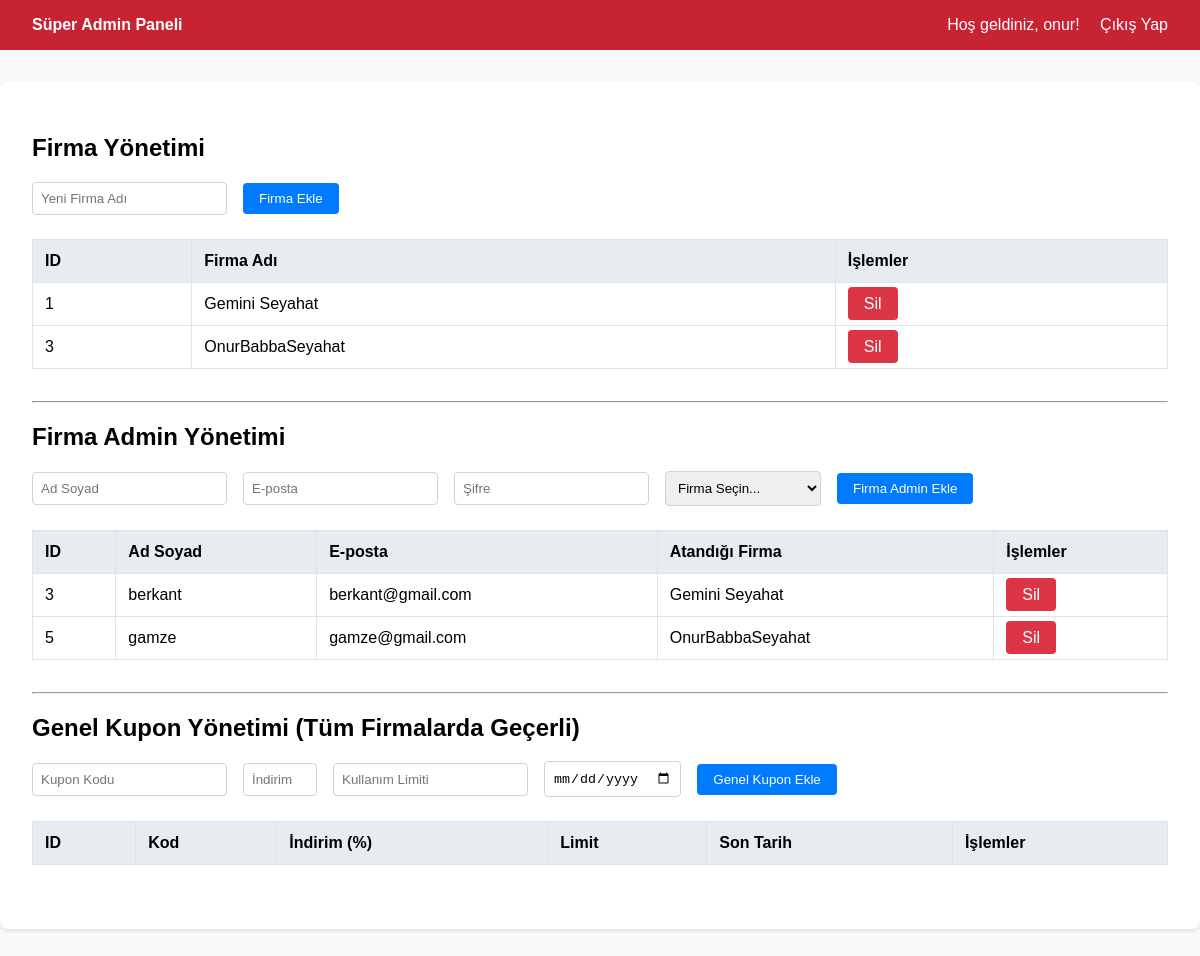
Page /index.php?page=admin_panel (signed in) on the earlier database version.
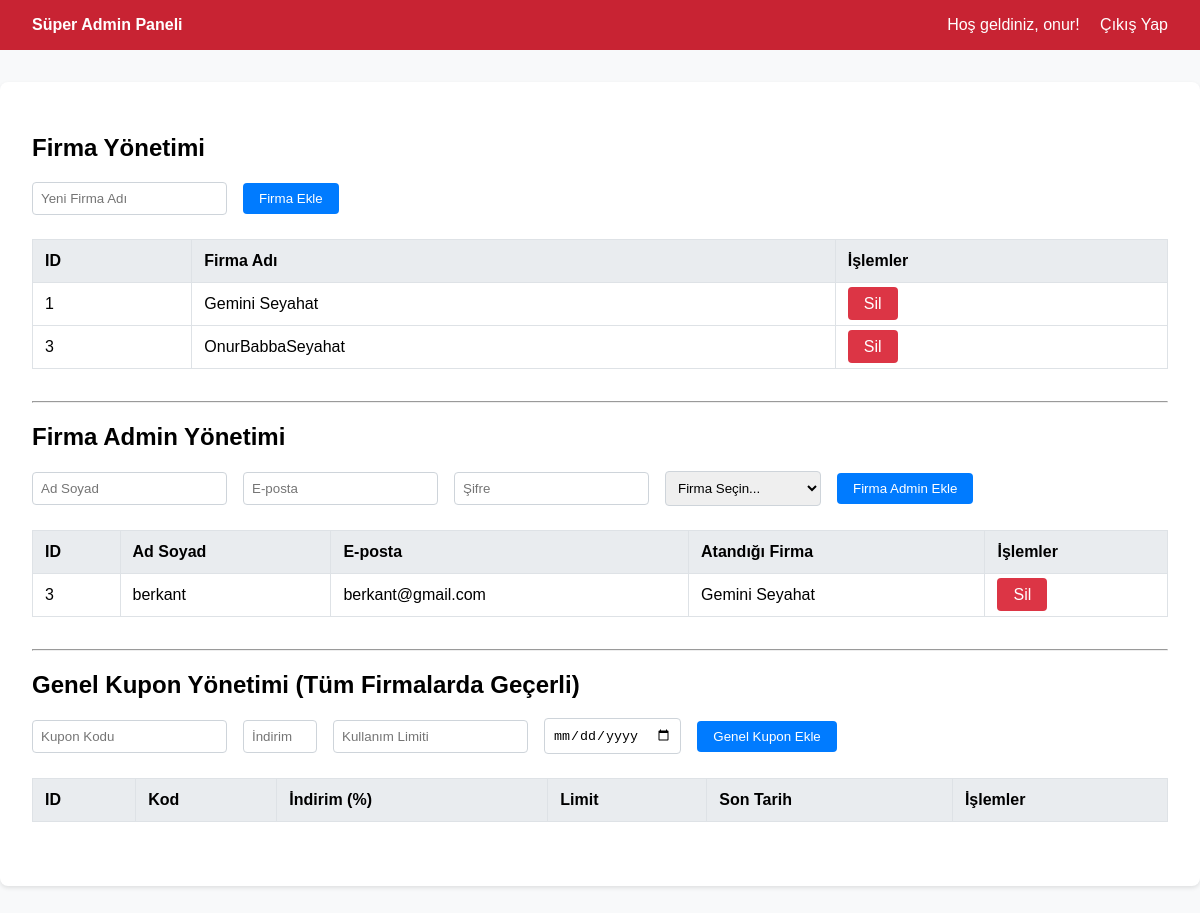
Same page on the later database version.
### tables this page shows
CREATE TABLE "companies" (
"id" INTEGER PRIMARY KEY AUTOINCREMENT,
"name" TEXT NOT NULL UNIQUE,
"created_at" TEXT DEFAULT CURRENT_TIMESTAMP
);

CREATE TABLE "users" (
"id" INTEGER PRIMARY KEY AUTOINCREMENT,
"name" TEXT NOT NULL,
"email" TEXT NOT NULL UNIQUE,
"password" TEXT NOT NULL,
"credit" REAL DEFAULT 0.0,
"role" TEXT NOT NULL DEFAULT 'user',
"company_id" INTEGER,
"created_at" TEXT DEFAULT CURRENT_TIMESTAMP
);

### views/admin_panel.php (the view, shortened to what this page needs)
<?php
require_once __DIR__ . '/../config/database.php';
$companies = $pdo->query("SELECT * FROM companies ORDER BY name")->fetchAll();
$stmt_admins = $pdo->query(
    "SELECT u.id, u.name, u.email, c.name as company_name
     FROM users u
     LEFT JOIN companies c ON u.company_id = c.id
     WHERE u.role = 'firma_admin'
     ORDER BY u.name"
);
$company_admins = $stmt_admins->fetchAll();
?>
<!DOCTYPE html>
<html lang="tr">
<head>
</head>
<body>
    <nav class="navbar">
        <a href="/index.php?page=admin_panel" style="font-weight: bold;">Süper Admin Paneli</a>
        <div>
            <span>Hoş geldiniz, <?php echo htmlspecialchars($_SESSION['user_name']); ?>!</span>
            <a href="/index.php?action=logout">Çıkış Yap</a>
        </div>
    </nav>
    <div class="container">
        <div class="section">
            <h2>Firma Yönetimi</h2>
            <form action="/index.php?action=add_company" method="POST" class="form-inline">
                <input type="text" name="company_name" placeholder="Yeni Firma Adı" required>
                <button type="submit" class="btn btn-primary">Firma Ekle</button>
            </form>
            <table>
                <thead><tr><th>ID</th><th>Firma Adı</th><th>İşlemler</th></tr></thead>
                <tbody>
                    <?php foreach ($companies as $company): ?>
                        <tr>
                            <td><?php echo htmlspecialchars($company['id']); ?></td>
                            <td><?php echo htmlspecialchars($company['name']); ?></td>
                            <td><a href="/index.php?action=delete_company&company_id=<?php echo $company['id']; ?>" class="btn btn-danger" onclick="return confirm('Bu firmayı silmek istediğinizden emin misiniz? Bu firmaya ait TÜM seferler ve biletler kalıcı olarak silinecektir!');">Sil</a></td>
                        </tr>
                    <?php endforeach; ?>
                </tbody>
            </table>
        </div>
        <hr>
        <div class="section">
            <h2>Firma Admin Yönetimi</h2>
            <form action="/index.php?action=add_company_admin" method="POST" class="form-inline">
                <input type="text" name="name" placeholder="Ad Soyad" required>
                <input type="email" name="email" placeholder="E-posta" required>
                <input type="password" name="password" placeholder="Şifre" required>
                <select name="company_id" required>
                    <option value="">Firma Seçin...</option>
                </select>
                <button type="submit" class="btn btn-primary">Firma Admin Ekle</button>
            </form>
            <table>
                <thead><tr><th>ID</th><th>Ad Soyad</th><th>E-posta</th><th>Atandığı Firma</th><th>İşlemler</th></tr></thead>
                <tbody>
                    <?php foreach ($company_admins as $admin): ?>
                        <tr>
                            <td><?php echo htmlspecialchars($admin['id']); ?></td>
                            <td><?php echo htmlspecialchars($admin['name']); ?></td>
                            <td><?php echo htmlspecialchars($admin['email']); ?></td>
                            <td><?php echo htmlspecialchars($admin['company_name'] ?? 'Atanmamış'); ?></td>
                            <td><a href="/index.php?action=delete_company_admin&user_id=<?php echo $admin['id']; ?>" class="btn btn-danger" onclick="return confirm('Bu firma admini kullanıcısını kalıcı olarak silmek istediğinizden emin misiniz?');">Sil</a></td>
                        </tr>
                    <?php endforeach; ?>
                </tbody>
            </table>
        </div>
        <hr>
        <div class="section">
            <h2>Genel Kupon Yönetimi (Tüm Firmalarda Geçerli)</h2>
            <form action="/index.php?action=add_global_coupon" method="POST" class="form-inline">
                <input type="text" name="code" placeholder="Kupon Kodu" required>
                <input type="number" name="discount_rate" placeholder="İndirim Oranı (%)" min="1" max="100" required>
                <input type="number" name="usage_limit" placeholder="Kullanım Limiti" min="1" required>
                <input type="date" name="expire_date" required>
                <button type="submit" class="btn btn-primary">Genel Kupon Ekle</button>
            </form>
            <table>
                <thead><tr><th>ID</th><th>Kod</th><th>İndirim (%)</th><th>Limit</th><th>Son Tarih</th><th>İşlemler</th></tr></thead>
            </table>
        </div>
    </div>
</body>
</html>

### public/index.php (shortened to what this page needs)
<?php
$page = $_GET['page'] ?? 'home';
$allowed_pages = ['home', 'register', 'login', 'purchase', 'my-tickets', 'company_admin_panel', 'add_trip', 'edit_trip', 'admin_panel'];
if (in_array($page, $allowed_pages) && file_exists(__DIR__ . "/../views/{$page}.php")) {
    require_once __DIR__ . "/../views/{$page}.php";
} elseif ($page === 'home' && file_exists(__DIR__ . "/../views/home.php")) {
    require_once __DIR__ . "/../views/home.php";
} else {
    if (!isset($_GET['action'])) {
        http_response_code(404);
        echo "<h1>404 Sayfa Bulunamadı</h1>";
    }
}

### views/admin_panel.php (style rules this page uses)
body { font-family: sans-serif; margin: 0; background-color: #f8f9fa; }
.navbar { background-color: #c82333; padding: 1rem; color: white; display: flex; justify-content: space-between; align-items: center; }
.navbar a { color: white; text-decoration: none; margin: 0 1rem; }
.container { max-width: 1140px; margin: 2rem auto; padding: 2rem; background-color: white; border-radius: 8px; box-shadow: 0 2px 4px rgba(0,0,0,0.1); }
.section { margin-bottom: 2rem; }
table { width: 100%; border-collapse: collapse; margin-top: 1.5rem; }
th, td { border: 1px solid #dee2e6; padding: 0.75rem; text-align: left; }
th { background-color: #e9ecef; }
.form-inline { display: flex; gap: 1rem; align-items: center; flex-wrap: wrap; }
.form-inline input, .form-inline select { padding: .5rem; border: 1px solid #ced4da; border-radius: 4px; }
.btn { text-decoration: none; padding: 0.5rem 1rem; border-radius: 4px; color: white; border: none; cursor: pointer; }
.btn-primary { background-color: #007bff; }
.btn-danger { background-color: #dc3545; }

Differences in the rows shown:
removed users: id "5", name "gamze", email "gamze@gmail.com", company.name "OnurBabbaSeyahat"
